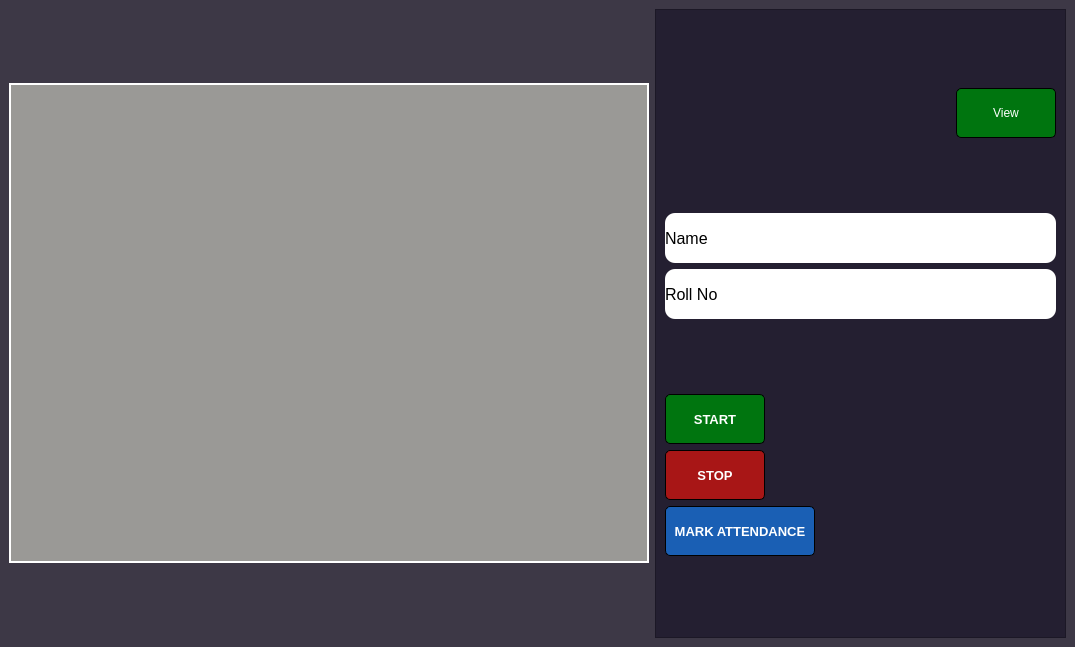
<?xml version="1.0" encoding="UTF-8"?>
<ui version="4.0">
 <class>MainWindow</class>
 <widget class="QMainWindow" name="MainWindow">
  <property name="geometry">
   <rect>
    <x>0</x>
    <y>0</y>
    <width>1075</width>
    <height>647</height>
   </rect>
  </property>
  <property name="sizePolicy">
   <sizepolicy hsizetype="Ignored" vsizetype="Preferred">
    <horstretch>0</horstretch>
    <verstretch>0</verstretch>
   </sizepolicy>
  </property>
  <property name="windowTitle">
   <string>MainWindow</string>
  </property>
  <property name="styleSheet">
   <string notr="true">background-color: rgb(61, 56, 70);</string>
  </property>
  <widget class="QWidget" name="centralwidget">
   <layout class="QGridLayout" name="gridLayout">
    <item row="0" column="1">
     <layout class="QHBoxLayout" name="horizontalLayout">
      <item>
       <widget class="QGraphicsView" name="camera_view">
        <property name="sizePolicy">
         <sizepolicy hsizetype="Expanding" vsizetype="Expanding">
          <horstretch>0</horstretch>
          <verstretch>0</verstretch>
         </sizepolicy>
        </property>
        <property name="minimumSize">
         <size>
          <width>640</width>
          <height>480</height>
         </size>
        </property>
        <property name="maximumSize">
         <size>
          <width>640</width>
          <height>480</height>
         </size>
        </property>
        <property name="styleSheet">
         <string notr="true">border-color: rgb(255, 255, 255);
border: 2px solid rgb(255, 255, 255);
background-color: rgb(154, 153, 150);</string>
        </property>
       </widget>
      </item>
      <item>
       <widget class="QFrame" name="frame">
        <property name="sizePolicy">
         <sizepolicy hsizetype="Expanding" vsizetype="Expanding">
          <horstretch>0</horstretch>
          <verstretch>0</verstretch>
         </sizepolicy>
        </property>
        <property name="styleSheet">
         <string notr="true">background-color: rgb(36, 31, 49);</string>
        </property>
        <property name="frameShape">
         <enum>QFrame::StyledPanel</enum>
        </property>
        <property name="frameShadow">
         <enum>QFrame::Raised</enum>
        </property>
        <layout class="QVBoxLayout" name="verticalLayout_4">
         <item alignment="Qt::AlignRight">
          <widget class="QPushButton" name="pushButton_2">
           <property name="sizePolicy">
            <sizepolicy hsizetype="Fixed" vsizetype="Fixed">
             <horstretch>0</horstretch>
             <verstretch>0</verstretch>
            </sizepolicy>
           </property>
           <property name="minimumSize">
            <size>
             <width>100</width>
             <height>50</height>
            </size>
           </property>
           <property name="styleSheet">
            <string notr="true">QPushButton#pushButton_2 {
	color: rgb(255, 255, 255);
	border-radius: 5px;
	border: 1px solid rgb(0, 0, 0);  /* Optional: Adds a border */
	background-color: rgb(0, 117, 15);
}
QPushButton#pushButton_2:hover {
	background-color: rgb(4, 219, 32);
}
</string>
           </property>
           <property name="text">
            <string>View</string>
           </property>
          </widget>
         </item>
         <item>
          <layout class="QVBoxLayout" name="verticalLayout">
           <item>
            <widget class="QLabel" name="label_name">
             <property name="sizePolicy">
              <sizepolicy hsizetype="Expanding" vsizetype="Preferred">
               <horstretch>0</horstretch>
               <verstretch>0</verstretch>
              </sizepolicy>
             </property>
             <property name="minimumSize">
              <size>
               <width>0</width>
               <height>0</height>
              </size>
             </property>
             <property name="maximumSize">
              <size>
               <width>16777215</width>
               <height>50</height>
              </size>
             </property>
             <property name="font">
              <font>
               <pointsize>12</pointsize>
              </font>
             </property>
             <property name="styleSheet">
              <string notr="true">color: rgb(0, 0, 0);
text-align: center;
background-color: rgb(255, 255, 255);
border-radius: 10px
</string>
             </property>
             <property name="text">
              <string>Name</string>
             </property>
            </widget>
           </item>
           <item>
            <widget class="QLabel" name="label_roll">
             <property name="sizePolicy">
              <sizepolicy hsizetype="Expanding" vsizetype="Preferred">
               <horstretch>0</horstretch>
               <verstretch>0</verstretch>
              </sizepolicy>
             </property>
             <property name="minimumSize">
              <size>
               <width>0</width>
               <height>0</height>
              </size>
             </property>
             <property name="maximumSize">
              <size>
               <width>16777215</width>
               <height>50</height>
              </size>
             </property>
             <property name="font">
              <font>
               <pointsize>12</pointsize>
              </font>
             </property>
             <property name="styleSheet">
              <string notr="true">color: rgb(0, 0, 0);
text-align: center;
background-color: rgb(255, 255, 255);
border-radius: 10px</string>
             </property>
             <property name="text">
              <string>Roll No</string>
             </property>
            </widget>
           </item>
          </layout>
         </item>
         <item>
          <layout class="QVBoxLayout" name="verticalLayout_5">
           <item>
            <widget class="QPushButton" name="start_button">
             <property name="sizePolicy">
              <sizepolicy hsizetype="Expanding" vsizetype="Fixed">
               <horstretch>0</horstretch>
               <verstretch>0</verstretch>
              </sizepolicy>
             </property>
             <property name="minimumSize">
              <size>
               <width>100</width>
               <height>50</height>
              </size>
             </property>
             <property name="maximumSize">
              <size>
               <width>100</width>
               <height>50</height>
              </size>
             </property>
             <property name="font">
              <font>
               <pointsize>10</pointsize>
               <bold>true</bold>
              </font>
             </property>
             <property name="styleSheet">
              <string notr="true">QPushButton#start_button {
	color: rgb(255, 255, 255);
	border-radius: 5px;
	border: 1px solid rgb(0, 0, 0);  /* Optional: Adds a border */
	background-color: rgb(0, 117, 15);
}
QPushButton#start_button:hover {
	background-color: rgb(4, 219, 32);
}
</string>
             </property>
             <property name="text">
              <string>START</string>
             </property>
            </widget>
           </item>
           <item>
            <widget class="QPushButton" name="stop_button">
             <property name="sizePolicy">
              <sizepolicy hsizetype="Expanding" vsizetype="Fixed">
               <horstretch>0</horstretch>
               <verstretch>0</verstretch>
              </sizepolicy>
             </property>
             <property name="minimumSize">
              <size>
               <width>100</width>
               <height>50</height>
              </size>
             </property>
             <property name="maximumSize">
              <size>
               <width>100</width>
               <height>50</height>
              </size>
             </property>
             <property name="font">
              <font>
               <pointsize>10</pointsize>
               <bold>true</bold>
              </font>
             </property>
             <property name="styleSheet">
              <string notr="true">QPushButton#stop_button {
	color: rgb(255, 255, 255);
	border-radius: 5px;
	border: 1px solid rgb(0, 0, 0);  /* Optional: Adds a border */
	background-color: rgb(168, 22, 22);  /* Set your background color */
}
QPushButton#stop_button:hover {
	background-color: rgb(245, 32, 32);
}</string>
             </property>
             <property name="text">
              <string>STOP</string>
             </property>
            </widget>
           </item>
           <item>
            <widget class="QPushButton" name="pushButton">
             <property name="sizePolicy">
              <sizepolicy hsizetype="Expanding" vsizetype="Fixed">
               <horstretch>0</horstretch>
               <verstretch>0</verstretch>
              </sizepolicy>
             </property>
             <property name="minimumSize">
              <size>
               <width>150</width>
               <height>50</height>
              </size>
             </property>
             <property name="maximumSize">
              <size>
               <width>150</width>
               <height>50</height>
              </size>
             </property>
             <property name="font">
              <font>
               <pointsize>10</pointsize>
               <bold>true</bold>
              </font>
             </property>
             <property name="styleSheet">
              <string notr="true">QPushButton#pushButton {
	color: rgb(255, 255, 255);
	border-radius: 5px;
	border: 1px solid rgb(0, 0, 0);  /* Optional: Adds a border */
	background-color: rgb(26, 95, 180);  /* Set your background color */
}

QPushButton#pushButton:hover {
	background-color: rgb(38, 134, 252);
}</string>
             </property>
             <property name="text">
              <string>MARK ATTENDANCE</string>
             </property>
            </widget>
           </item>
          </layout>
         </item>
        </layout>
       </widget>
      </item>
     </layout>
    </item>
   </layout>
  </widget>
 </widget>
 <resources/>
 <connections/>
</ui>
